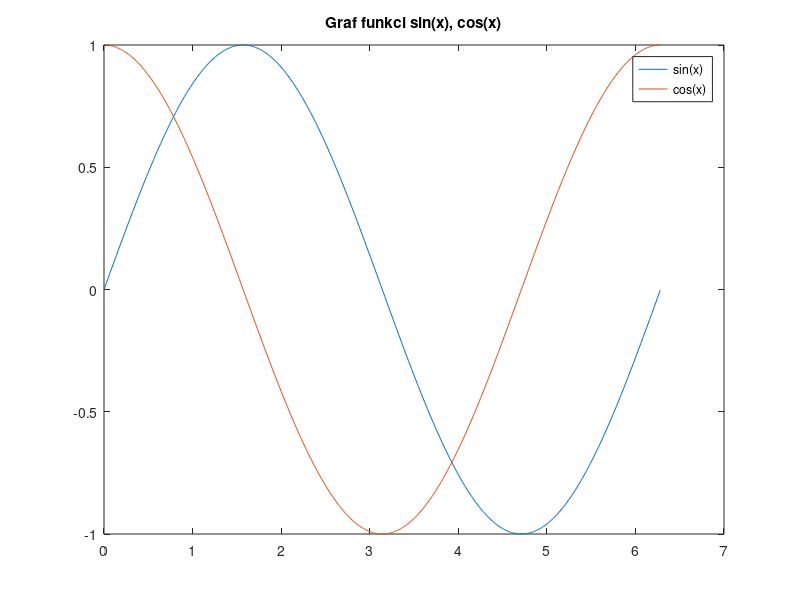

This figure's MATLAB source:
x = 0:0.01:2*pi;
y1 = sin(x);
y2 = cos(x);
plot(x,y1, x,y2);
title('Graf funkci sin(x), cos(x)')
legend('sin(x)','cos(x)');